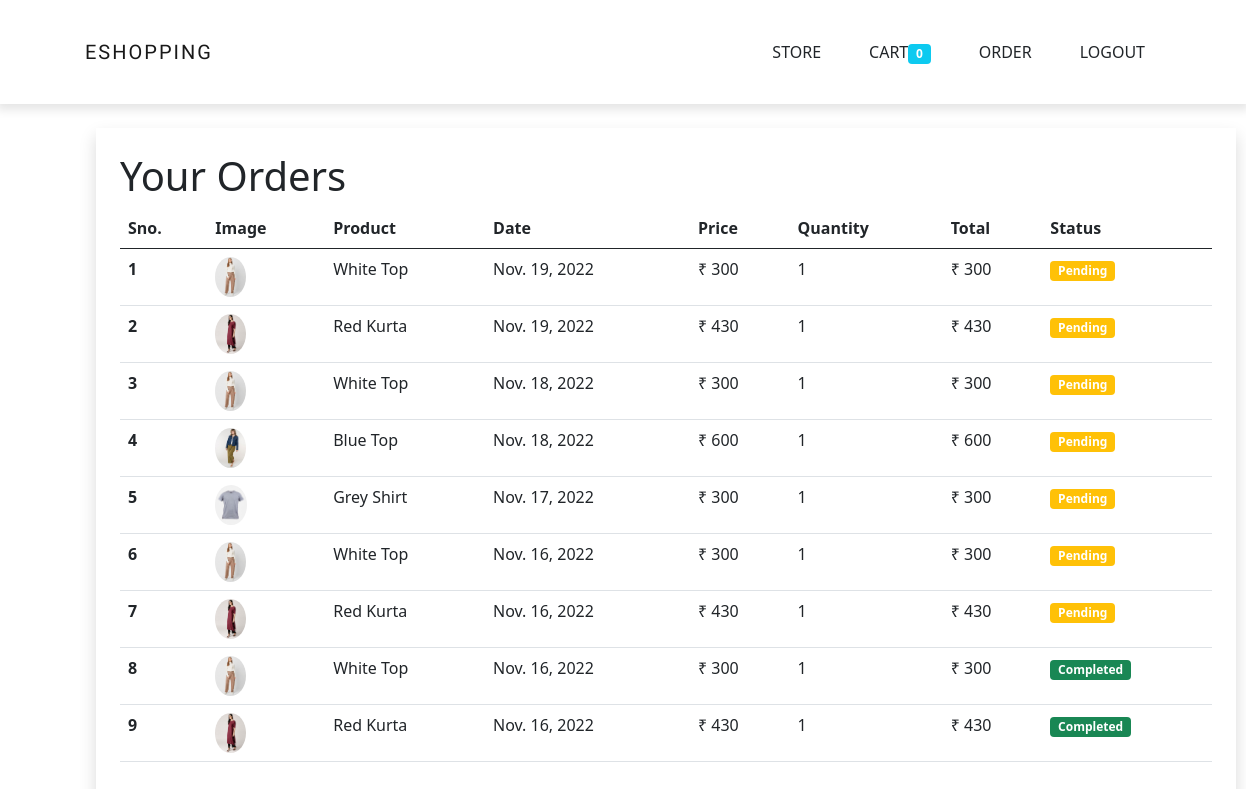
Page /orders (signed in) on the committed database.
### store/models/orders.py (models this page shows, shortened)
class Orders(models.Model):
    product = models.ForeignKey(Product, on_delete=models.CASCADE)
    customer = models.ForeignKey(Customer, on_delete=models.CASCADE)
    quantity = models.IntegerField(default=1)
    price = models.IntegerField()
    address = models.CharField(max_length=50, default='', blank=True)
    phone = models.CharField(max_length=50, default='', blank=True)
    date = models.DateField(default=datetime.datetime.today)
    status=models.BooleanField(default=False)
    @staticmethod
    def get_orders_by_customer(customer_id):
        return Orders.objects.filter(customer=customer_id).order_by('-date')

### store/models/product.py (models this page shows, shortened)
class Product(models.Model):
    name = models.CharField(max_length=50)
    price = models.IntegerField(default=0)
    category = models.ForeignKey(Category, on_delete=models.CASCADE, default=1)
    description = models.CharField(max_length=200, default=' ', blank=True, null=True)
    image = models.ImageField(upload_to='uploads/products/')

### store/middlewares/auth.py (the view)
    def middleware(request):
        returnUrl=request.META['PATH_INFO']
        if not request.session.get('customer'):
            return redirect(f'login?return_url={returnUrl}')
        response = get_response(request)
        return response

### store/templatetags/custom_filter.py (called while the page is built)
@register.filter(name='currency')
def currency(number):
    return "₹ "+str(number)

@register.filter(name='multiply')
def multiply(number,number1):
    return number * number1

### store/views/orders.py (called while the page is built)
    def get(self, request):
        customer = request.session.get('customer')
        orders = Orders.get_orders_by_customer(customer)
        print(orders)
        return render(request, 'orders.html', {'orders': orders})

### store/templates/orders.html
{% extends 'base.html'%} {% load cart %} {% load custom_filter %} {% block content %}
<div
  class="container shadow pt-4 pb-4 ms-5"
  style="margin-left: 6rem !important"
>
  <h1>Your Orders</h1>
  <table class="table">
  <thead>
    <tr>
      <th scope="col">Sno.</th>
      <th scope="col">Image</th>
      <th scope="col">Product</th>
      <th scope="col">Date</th>
      <th scope="col">Price</th>
      <th scope="col">Quantity</th>
      <th scope="col">Total</th>
      <th scope="col">Status</th>
    </tr>
  </thead>
  <tbody>
  {% for order in orders %}
    <tr>
      <th scope="row">{{forloop.counter}}</th>
      <td><img class="rounded-circle " style="height:40px" src="{{order.product.image.url}}" alt="" srcset=""></td>
      <td>{{order.product.name}}</td>
      <td>{{order.date}}</td>
      <td>{{order.price|currency}}</td>
      <td>{{order.quantity}}</td>
      <td>{{order.quantity|multiply:order.price|currency}}</td>
      {% if order.status%}
      <td><small class="badge bg-success">Completed</small></td>
      {% else %}
      <td><small class="badge bg-warning">Pending</small></td>
      {% endif %}
    </tr>
  {% endfor %}
  </tbody>
</table>
</div>
{% endblock %}

### static/css/main.css (style rules this page uses)
:root { --lg-font: "Kaisei Tokumin", serif; --sm-font: "Poppins", sans-serif; --pink: #e5345b; }
body { font-family: var(--sm-font); }
.shadow { -webkit-box-shadow: 0 3px 9px 3px rgba(0, 0, 0, 0.1); box-shadow: 0 3px 9px 3px rgba(0, 0, 0, 0.1); }

### rows in the picture
Orders: product.image (picture), product.name "White Top", date "Nov. 19, 2022", price "₹ 300", quantity "1", quantity|multiply "₹ 300", status "Pending"
Orders: product.image (picture), product.name "Red Kurta", date "Nov. 19, 2022", price "₹ 430", quantity "1", quantity|multiply "₹ 430", status "Pending"
Orders: product.image (picture), product.name "White Top", date "Nov. 18, 2022", price "₹ 300", quantity "1", quantity|multiply "₹ 300", status "Pending"
Orders: product.image (picture), product.name "Blue Top", date "Nov. 18, 2022", price "₹ 600", quantity "1", quantity|multiply "₹ 600", status "Pending"
Orders: product.image (picture), product.name "Grey Shirt", date "Nov. 17, 2022", price "₹ 300", quantity "1", quantity|multiply "₹ 300", status "Pending"
Orders: product.image (picture), product.name "White Top", date "Nov. 16, 2022", price "₹ 300", quantity "1", quantity|multiply "₹ 300", status "Pending"
Orders: product.image (picture), product.name "Red Kurta", date "Nov. 16, 2022", price "₹ 430", quantity "1", quantity|multiply "₹ 430", status "Pending"
Orders: product.image (picture), product.name "White Top", date "Nov. 16, 2022", price "₹ 300", quantity "1", quantity|multiply "₹ 300", status "Completed"
Orders: product.image (picture), product.name "Red Kurta", date "Nov. 16, 2022", price "₹ 430", quantity "1", quantity|multiply "₹ 430", status "Completed"

### other values in the picture
{{ request.session.cart.keys|length }} "0"
